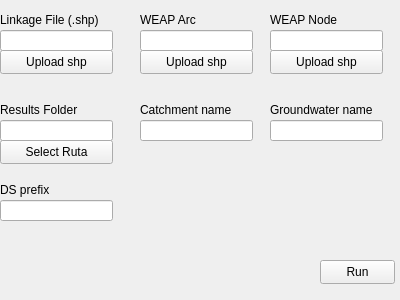
<?xml version="1.0" encoding="UTF-8"?>
<ui version="4.0">
 <class>Form</class>
 <widget class="QWidget" name="Form">
  <property name="geometry">
   <rect>
    <x>0</x>
    <y>0</y>
    <width>400</width>
    <height>300</height>
   </rect>
  </property>
  <property name="windowTitle">
   <string>Form</string>
  </property>
  <widget class="QLabel" name="label">
   <property name="geometry">
    <rect>
     <x>0</x>
     <y>10</y>
     <width>101</width>
     <height>20</height>
    </rect>
   </property>
   <property name="text">
    <string>Linkage File (.shp)</string>
   </property>
  </widget>
  <widget class="QLineEdit" name="lineEdit_linkage">
   <property name="geometry">
    <rect>
     <x>0</x>
     <y>30</y>
     <width>113</width>
     <height>21</height>
    </rect>
   </property>
  </widget>
  <widget class="QPushButton" name="btn_explore_linkage">
   <property name="geometry">
    <rect>
     <x>0</x>
     <y>50</y>
     <width>113</width>
     <height>24</height>
    </rect>
   </property>
   <property name="text">
    <string>Upload shp</string>
   </property>
  </widget>
  <widget class="QLabel" name="label_2">
   <property name="geometry">
    <rect>
     <x>140</x>
     <y>10</y>
     <width>101</width>
     <height>20</height>
    </rect>
   </property>
   <property name="text">
    <string>WEAP Arc</string>
   </property>
  </widget>
  <widget class="QLineEdit" name="lineEdit_arc">
   <property name="geometry">
    <rect>
     <x>140</x>
     <y>30</y>
     <width>113</width>
     <height>21</height>
    </rect>
   </property>
  </widget>
  <widget class="QPushButton" name="btn_explore_arc">
   <property name="geometry">
    <rect>
     <x>140</x>
     <y>50</y>
     <width>113</width>
     <height>24</height>
    </rect>
   </property>
   <property name="text">
    <string>Upload shp</string>
   </property>
  </widget>
  <widget class="QLabel" name="label_3">
   <property name="geometry">
    <rect>
     <x>270</x>
     <y>10</y>
     <width>101</width>
     <height>20</height>
    </rect>
   </property>
   <property name="text">
    <string>WEAP Node</string>
   </property>
  </widget>
  <widget class="QLineEdit" name="lineEdit_node">
   <property name="geometry">
    <rect>
     <x>270</x>
     <y>30</y>
     <width>113</width>
     <height>21</height>
    </rect>
   </property>
  </widget>
  <widget class="QPushButton" name="btn_explore_node">
   <property name="geometry">
    <rect>
     <x>270</x>
     <y>50</y>
     <width>113</width>
     <height>24</height>
    </rect>
   </property>
   <property name="text">
    <string>Upload shp</string>
   </property>
  </widget>
  <widget class="QLabel" name="label_4">
   <property name="geometry">
    <rect>
     <x>0</x>
     <y>100</y>
     <width>101</width>
     <height>20</height>
    </rect>
   </property>
   <property name="text">
    <string>Results Folder</string>
   </property>
  </widget>
  <widget class="QLineEdit" name="lineEdit_folder">
   <property name="geometry">
    <rect>
     <x>0</x>
     <y>120</y>
     <width>113</width>
     <height>21</height>
    </rect>
   </property>
  </widget>
  <widget class="QPushButton" name="btn_explore_folder">
   <property name="geometry">
    <rect>
     <x>0</x>
     <y>140</y>
     <width>113</width>
     <height>24</height>
    </rect>
   </property>
   <property name="text">
    <string>Select Ruta</string>
   </property>
  </widget>
  <widget class="QLabel" name="label_5">
   <property name="geometry">
    <rect>
     <x>140</x>
     <y>100</y>
     <width>113</width>
     <height>20</height>
    </rect>
   </property>
   <property name="text">
    <string>Catchment name</string>
   </property>
  </widget>
  <widget class="QLineEdit" name="lineEdit_catchment">
   <property name="geometry">
    <rect>
     <x>140</x>
     <y>120</y>
     <width>113</width>
     <height>21</height>
    </rect>
   </property>
  </widget>
  <widget class="QLabel" name="label_6">
   <property name="geometry">
    <rect>
     <x>270</x>
     <y>100</y>
     <width>113</width>
     <height>20</height>
    </rect>
   </property>
   <property name="autoFillBackground">
    <bool>false</bool>
   </property>
   <property name="text">
    <string>Groundwater name</string>
   </property>
  </widget>
  <widget class="QLineEdit" name="lineEdit_groundwater">
   <property name="geometry">
    <rect>
     <x>270</x>
     <y>120</y>
     <width>113</width>
     <height>21</height>
    </rect>
   </property>
  </widget>
  <widget class="QLabel" name="label_7">
   <property name="geometry">
    <rect>
     <x>0</x>
     <y>180</y>
     <width>113</width>
     <height>20</height>
    </rect>
   </property>
   <property name="text">
    <string>DS prefix</string>
   </property>
  </widget>
  <widget class="QLineEdit" name="lineEdit_ds_prefix">
   <property name="geometry">
    <rect>
     <x>0</x>
     <y>200</y>
     <width>113</width>
     <height>21</height>
    </rect>
   </property>
  </widget>
  <widget class="QPushButton" name="btn_run">
   <property name="geometry">
    <rect>
     <x>320</x>
     <y>260</y>
     <width>75</width>
     <height>24</height>
    </rect>
   </property>
   <property name="text">
    <string>Run</string>
   </property>
  </widget>
 </widget>
 <resources/>
 <connections/>
</ui>
